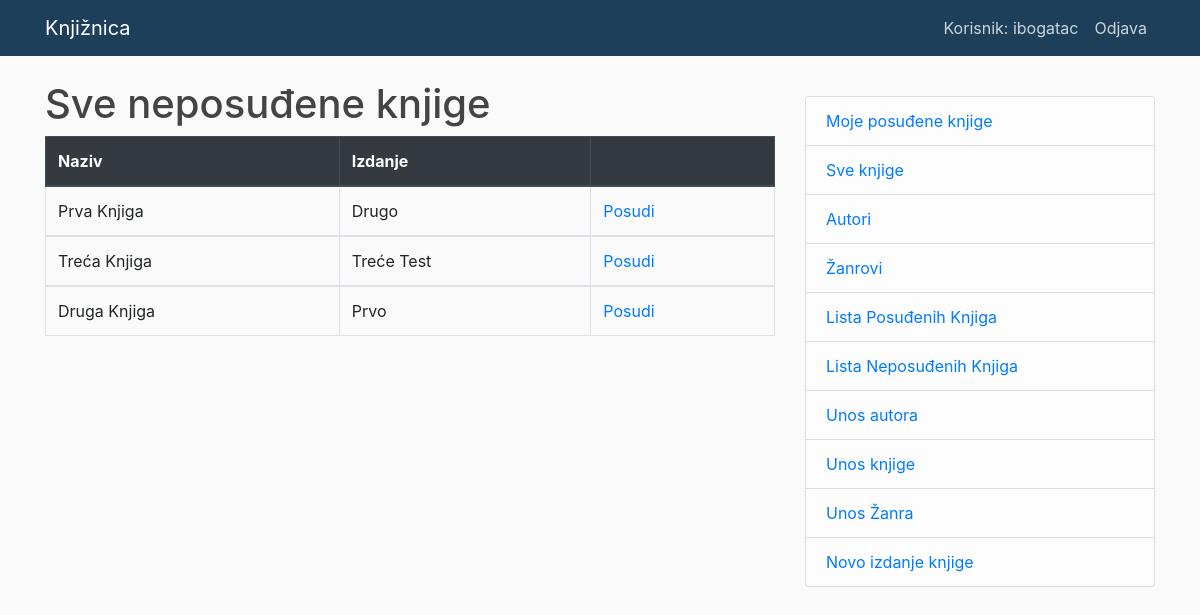
/posuditi/ (signed in), run on an earlier commit of the app's database.
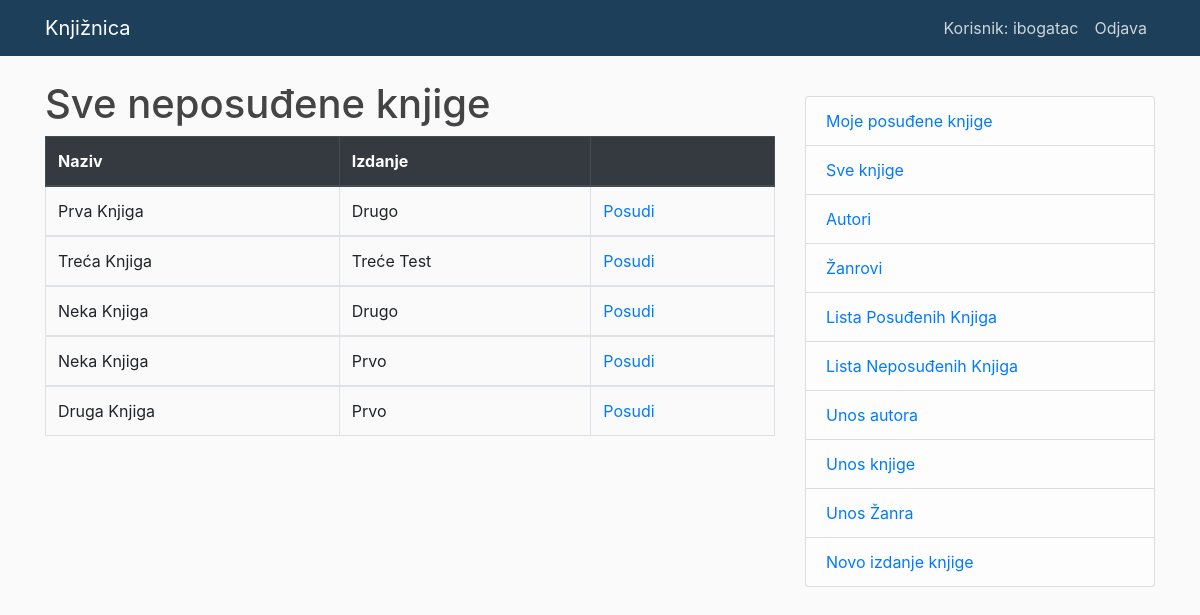
And on a later commit of the database.
### app/models.py (models this page shows, shortened)
class KnjigaIzdanje(models.Model):
    id = models.UUIDField(primary_key=True, default=uuid.uuid4, help_text='unikatan id za knjigu')
    knjiga = models.ForeignKey('Knjiga', on_delete=models.CASCADE, null=True)
    izdanje = models.CharField(max_length=200)
    vracanje = models.DateField(null=True, blank=True)
    posudjivac = models.ForeignKey(User, on_delete=models.CASCADE, null=True, blank=True, verbose_name = 'Posuđivač')
    STATUS_KNJIGE = (
        ('p', 'Posuđena'),
        ('d', 'Dostupna'),
    )
    status = models.CharField(
        max_length=1,
        choices=STATUS_KNJIGE,
        blank=True,
        default='d',
    )
    class Meta:
        ordering = ['vracanje']
        verbose_name_plural = "Izdanja knjiga"
        permissions = (('obnova', 'obnoviti'),)

class Knjiga(models.Model):
    naziv = models.CharField(max_length = 60)
    autor = models.ForeignKey('Autor', on_delete=models.SET_NULL, null=True)
    zanr = models.ManyToManyField(Zanr, verbose_name = 'Žanr')
    izdavacka_kuca = models.CharField(max_length = 50)
    godina_izdanja = models.DateField(auto_now_add = False, auto_now = False)
    class Meta:
        verbose_name_plural = "Knjige"

### app/views.py (the view)
# urls.py: path(r'posuditi/', views.ListaSvihNKnjiga.as_view(), name='neposudjeno-sve'),
class ListaSvihNKnjiga(PermissionRequiredMixin, generic.ListView):
    model = KnjigaIzdanje
    permission_required = 'app.obnova'
    template_name = 'app/listasven.html'
    paginate_by = 10
    def get_queryset(self):
        return KnjigaIzdanje.objects.filter(status__exact='d')

### app/templates/app/listasven.html
{% extends "app/base.html" %}
{% block content %}
    <h1>Sve neposuđene knjige</h1>
    {% if knjigaizdanje_list %}
    <table class="table table-bordered">
       <thead class="thead-dark">
        <tr>
      <th scope="col">Naziv</th>
      <th scope="col">Izdanje</th>
      <th scope="col"></th>
        </tr>
      </thead>
      {% for knjigaizdanje in knjigaizdanje_list %}
      <tbody>
      <td>{{knjigaizdanje.knjiga.naziv}}</td>
      <td>{{knjigaizdanje.izdanje}}</td>
      <td><a href="{% url 'posudi' knjigaizdanje.id %}">Posudi</a></td>
      </tbody>
      {% endfor %}
    </table>
    {% else %}
      <p>Nema neposuđenih knjiga.</p>
    {% endif %}
{% endblock %}

What changed in the data, as far as the page shows it:
added KnjigaIzdanje: knjiga.naziv "Neka Knjiga", izdanje "Drugo"
added KnjigaIzdanje: knjiga.naziv "Neka Knjiga", izdanje "Prvo"
